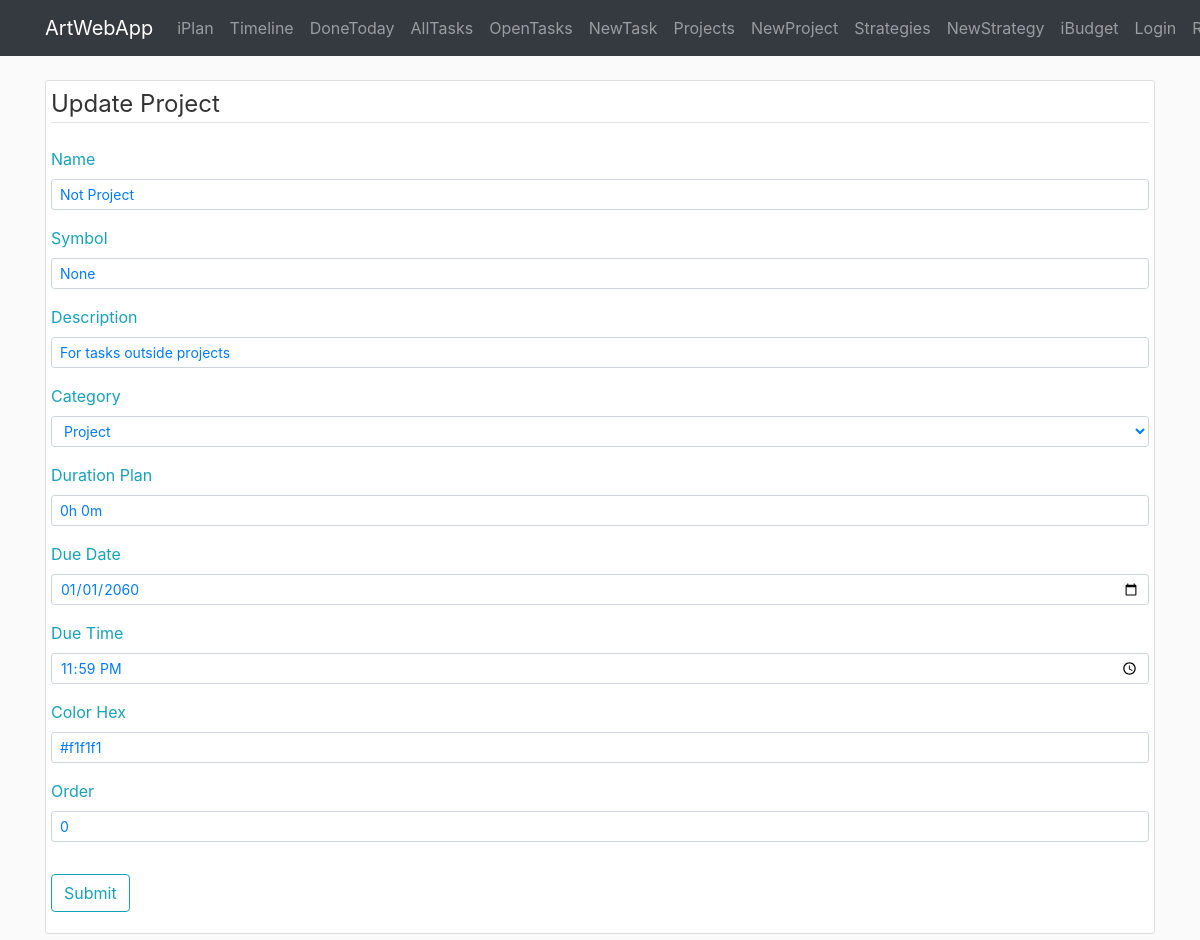
Before: /iplan/project/update/1 with the older database file.
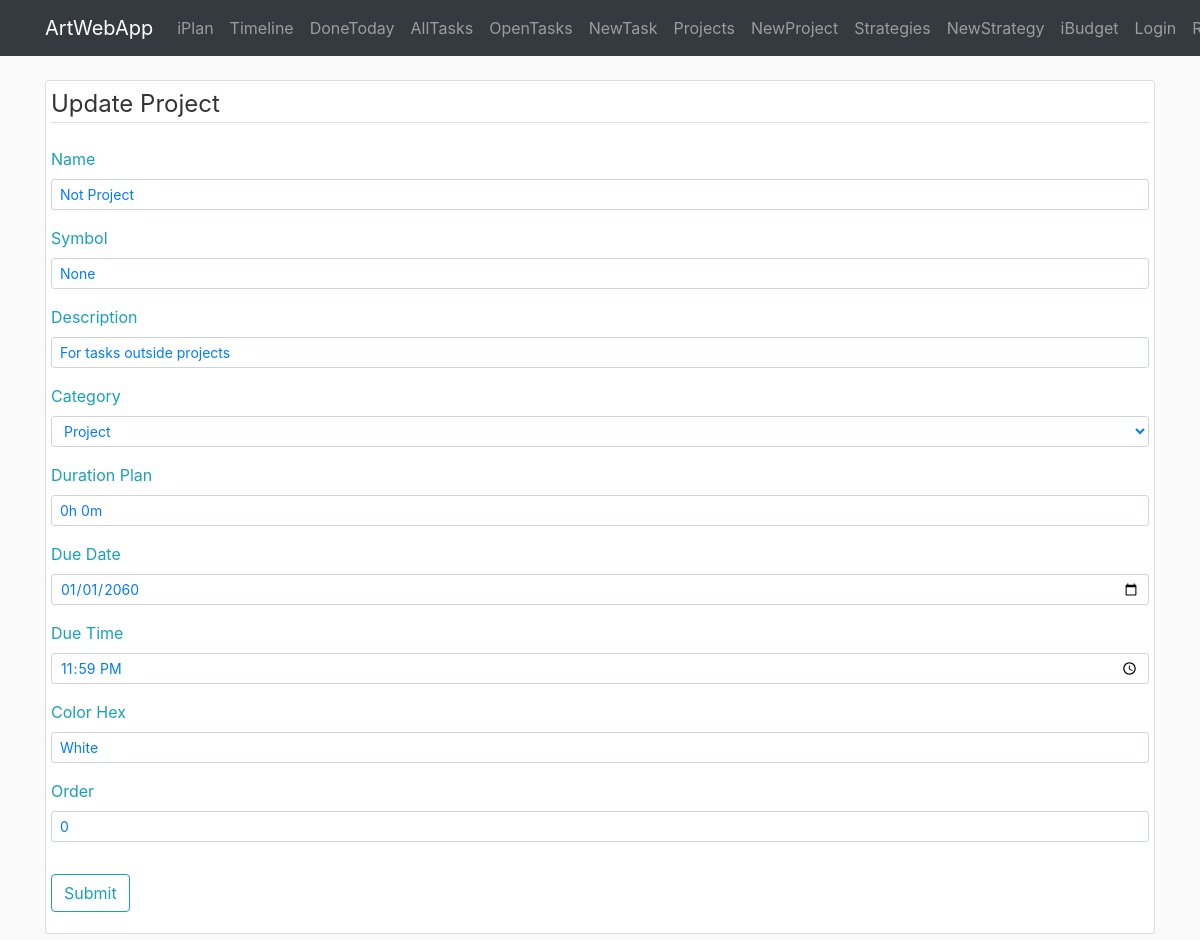
After: the same page with the newer database file.
### awa/iplan/models.py (models this page shows, shortened)
class Project(db.Model):
    id = db.Column(db.Integer, primary_key=True)
    name = db.Column(db.String(40), nullable=False)
    symbol = db.Column(db.String(3))
    desc = db.Column(db.Text)
    category = db.Column(db.String(20))
    color = db.Column(db.String(7))
    order = db.Column(db.Integer)
    time_creation = db.Column(db.DateTime, default=datetime.now)
    time_completion = db.Column(db.DateTime)
    time_due = db.Column(db.DateTime)
    duration_plan = db.Column(db.Interval, nullable=False, default=timedelta(0))
    show_timeline = db.Column(db.Boolean, default=True, nullable=False)
    br_task = db.relationship('Task', backref='project')  # todo: lazy=True - test that later

### awa/iplan/routes.py (the view)
@iplan.route('/iplan/project/update/<id_project>', methods=['GET', 'POST'])
def project_update(id_project):
    item_project = Project.query.get_or_404(id_project)
    form_project = ProjectForm()
    form_project.category.choices = PROJECT_CATEGORY_CHOICES
    if form_project.validate_on_submit():
        item_project.name = form_project.name.data
        item_project.symbol = form_project.symbol.data
        item_project.desc = form_project.desc.data
        item_project.category = dict(PROJECT_CATEGORY_CHOICES).get(form_project.category.data)
        item_project.color = form_project.color.data
        item_project.order = form_project.order.data
        item_project.duration_plan = duration_from_string(form_project.duration_plan.data)
        item_project.time_due = datetime(year=form_project.time_due_date.data.year, month=form_project.time_due_date.data.month,
                          day=form_project.time_due_date.data.day) + timedelta(hours=form_project.time_due_time.data.hour, minutes=form_project.time_due_time.data.minute)
        db.session.commit()
        return redirect(url_for('iplan.project'))
    elif request.method == 'GET':
        form_project.name.data = item_project.name
        form_project.symbol.data = item_project.symbol
        form_project.desc.data = item_project.desc
        form_project.category.data = reverse_dict(PROJECT_CATEGORY_CHOICES).get(item_project.category, 1)
        form_project.color.data = item_project.color
        form_project.order.data = item_project.order
        form_project.duration_plan.data = string_from_duration(item_project.duration_plan)
        form_project.time_due_date.data = item_project.time_due
        form_project.time_due_time.data = item_project.time_due
    return render_template('iplan/project_edit.html', form=form_project, legend='Update Project')

### awa/iplan/forms.py
class ProjectForm(FlaskForm):
    name = StringField(label='Name', validators=[DataRequired(), Length(max=40)])
    symbol = StringField(label='Symbol', validators=[Length(max=20)])
    desc = StringField(label='Description')
    category = SelectField(label='Category', coerce=int)
    time_due_date = DateField(label='Due Date')
    time_due_time = TimeField(label='Due Time')
    duration_plan = StringField(label='Duration Plan')
    color = StringField(label='Color Hex')
    order = IntegerField(label='Order')
    submit = SubmitField(label='Submit')

### awa/iplan/utils.py (called while the page is built, shortened)
def reverse_dict(x):
    return {v: k for (k, v) in dict(x).items()}

def string_from_duration(x):
    if x is None or x.total_seconds() == 0:
        return '0h 0m'

### awa/templates/iplan/project_edit.html (shortened to what the changed rows need)
{% extends "layout.html" %}
{% block content %}
<div class="container">
    <div class="content-section">
        <form method="POST" action="">
            <fieldset class="form-group">
                <div class="form-group">
                    {{ form.name.label(class="form-control-label text-info") }}
                    {% if form.name.errors %}
                        {{ form.name(class="form-control form-control-sm is-invalid") }}
                        <div class="invalid-feedback">
                            {% for error in form.name.errors %}
                                <span>{{ error }}</span>
                            {% endfor %}
                        </div>
                    {% else %}
                        {{ form.name(class="form-control form-control-sm text-primary", placeholder='Name') }}
                    {% endif %}
                </div>
                <div class="form-group">
                    {{ form.symbol.label(class="form-control-label text-info") }}
                    {% if form.symbol.errors %}
                        {{ form.symbol(class="form-control form-control-sm is-invalid") }}
                        <div class="invalid-feedback">
                            {% for error in form.symbol.errors %}
                                <span>{{ error }}</span>
                            {% endfor %}
                        </div>
                    {% else %}
                        {{ form.symbol(class="form-control form-control-sm text-primary", placeholder='Symbol') }}
                    {% endif %}
                </div>
                <div class="form-group">
                    {{ form.desc.label(class="form-control-label text-info") }}
                    {% if form.desc.errors %}
                        {{ form.desc(class="form-control form-control-sm is-invalid") }}
                        <div class="invalid-feedback">
                            {% for error in form.desc.errors %}
                                <span>{{ error }}</span>
                            {% endfor %}
                        </div>
                    {% else %}
                        {{ form.desc(class="form-control form-control-sm text-primary", placeholder='Desc') }}
                    {% endif %}
                </div>
                <div class="form-group">
                    {{ form.category.label(class="form-control-label text-info") }}
                    {% if form.category.errors %}
                        {{ form.category(class="form-control form-control-sm is-invalid") }}
                        <div class="invalid-feedback">
                            {% for error in form.category.errors %}
                                <span>{{ error }}</span>
                            {% endfor %}
                        </div>
                    {% else %}
                        {{ form.category(class="form-control form-control-sm text-primary") }}
                    {% endif %}
                </div>
                <div class="form-group">
                    {{ form.duration_plan.label(class="form-control-label text-info") }}
                    {% if form.duration_plan.errors %}
                        {{ form.duration_plan(class="form-control form-control-sm is-invalid") }}
                        <div class="invalid-feedback">
                            {% for error in form.duration_plan.errors %}
                                <span>{{ error }}</span>
                            {% endfor %}
                        </div>
                    {% else %}
                        {{ form.duration_plan(class="form-control form-control-sm text-primary", placeholder='0h 0m') }}
                    {% endif %}
                </div>
                <div class="form-group">
                    {{ form.color.label(class="form-control-label text-info") }}
                    {% if form.color.errors %}
                        {{ form.color(class="form-control form-control-sm is-invalid") }}
                        <div class="invalid-feedback">
                            {% for error in form.color.errors %}
                                <span>{{ error }}</span>
                            {% endfor %}
                        </div>
                    {% else %}
                        {{ form.color(class="form-control form-control-sm text-primary") }}
                    {% endif %}
                </div>
                <div class="form-group">
                    {{ form.order.label(class="form-control-label text-info") }}
                    {% if form.order.errors %}
                        {{ form.order(class="form-control form-control-sm is-invalid") }}
                        <div class="invalid-feedback">
                            {% for error in form.order.errors %}
                                <span>{{ error }}</span>
                            {% endfor %}
                        </div>
                    {% else %}
                        {{ form.order(class="form-control form-control-sm text-primary") }}
                    {% endif %}
                </div>
            </fieldset>
        </form>
    </div>
</div>
{% endblock content %}

Changed rows visible on the page:
changed Project "Not Project": color "#f1f1f1" → "White"
